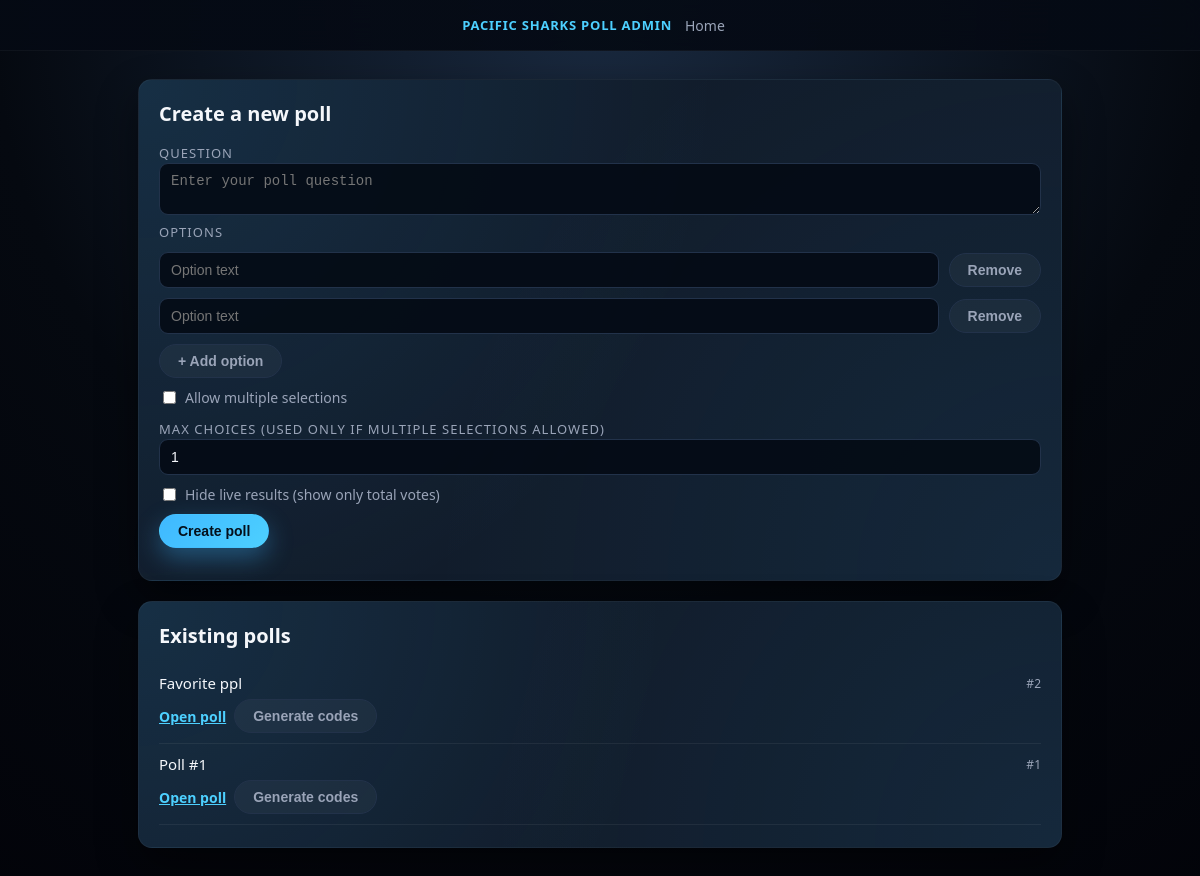
/admin, run on an earlier commit of the app's database.
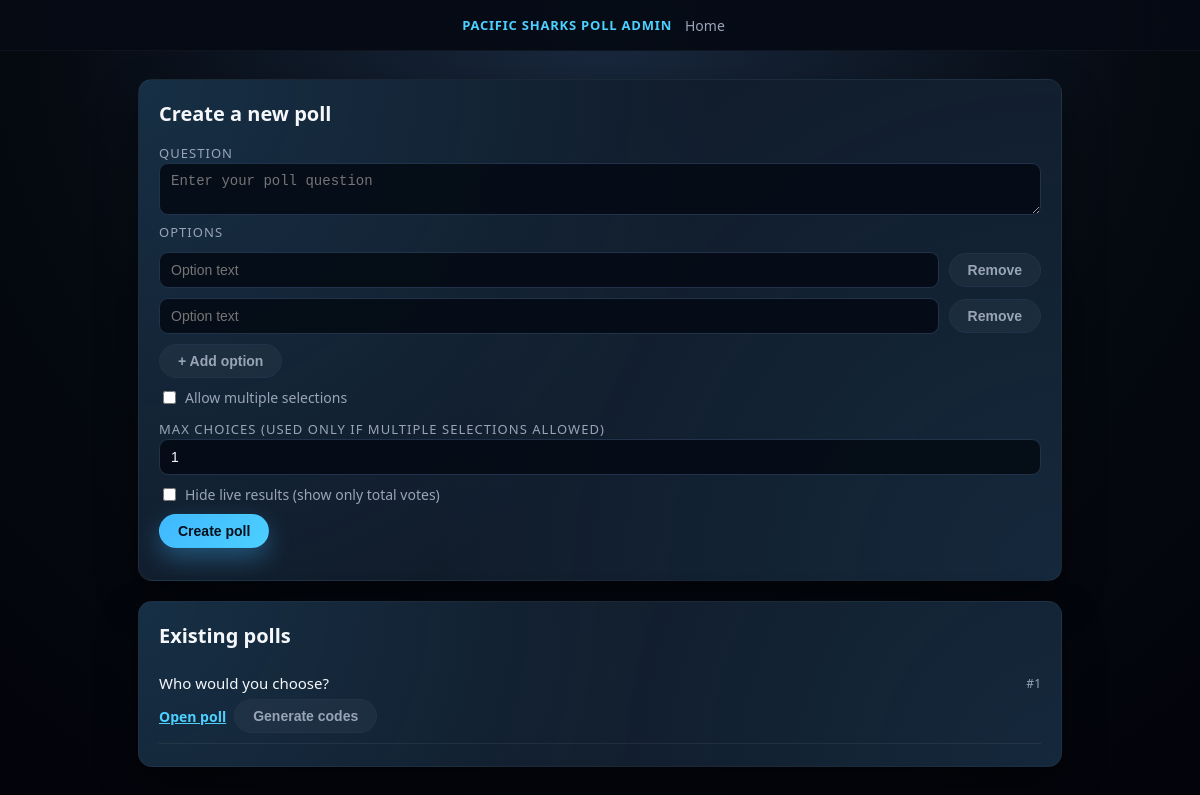
And on a later commit of the database.
### tables this page shows
CREATE TABLE polls (
    id INTEGER PRIMARY KEY AUTOINCREMENT,
    question TEXT NOT NULL,
    multiple_allowed INTEGER NOT NULL DEFAULT 0,
    max_choices INTEGER DEFAULT NULL,
    hide_results INTEGER NOT NULL DEFAULT 0
);

### backend/app.py (the view)
@app.route("/admin")
def admin():
    db = get_db()
    polls = db.execute("SELECT id, question FROM polls ORDER BY id DESC").fetchall()
    return render_template("admin.html", polls=polls)

### backend/app.py (called while the page is built)
def get_db():
    if "db" not in g:
        g.db = sqlite3.connect(DB_PATH)
        g.db.row_factory = sqlite3.Row
    return g.db

### frontend/templates/admin.html (shortened to what this page needs)
<!doctype html>
<html lang="en">
  <head>
    <link
      rel="stylesheet"
      href="{{ url_for('static', filename='style.css') }}"
    />
  </head>
  <body class="page">
    <header class="top-bar">
      <div class="top-bar-left">
        <div class="brand">Pacific Sharks Poll Admin</div>
      </div>
      <div class="top-bar-right">
        <a href="{{ url_for('home') }}" class="top-link">Home</a>
      </div>
    </header>
    <main class="content">
      <section class="card">
        <h1 class="card-title">Create a new poll</h1>
        <label class="field-label" for="question">Question</label>
        <textarea
          id="question"
          rows="2"
          class="field-input"
          placeholder="Enter your poll question"
        ></textarea>
        <label class="field-label">Options</label>
        <div id="options-container"></div>
        <button id="add-option" class="btn btn-secondary" type="button">
          + Add option
        </button>
        <div class="field-row">
          <label class="checkbox-label">
            <input type="checkbox" id="multiple_allowed" />
            Allow multiple selections
          </label>
        </div>
        <label class="field-label" for="max_choices">
          Max choices (used only if multiple selections allowed)
        </label>
        <input
          type="number"
          id="max_choices"
          min="1"
          value="1"
          class="field-input"
        />
        <div class="field-row">
          <label class="checkbox-label">
            <input type="checkbox" id="hide_results" />
            Hide live results (show only total votes)
          </label>
        </div>
        <button id="create-poll" class="btn btn-primary" type="button">
          Create poll
        </button>
      </section>
      <section class="card">
        <h2 class="card-title">Existing polls</h2>
        {% if polls %}
        <ul class="poll-list">
          {% for p in polls %}
          <li class="poll-list-item">
            <div class="poll-list-main">
              <span class="poll-question">{{ p.question }}</span>
              <span class="poll-id">#{{ p.id }}</span>
            </div>
            <div class="poll-list-actions">
              <a
                href="{{ url_for('poll_view', poll_id=p.id) }}"
                class="btn btn-link"
                target="_blank"
              >
                Open poll
              </a>
              <button
                class="btn btn-secondary btn-generate-codes"
                data-poll-id="{{ p.id }}"
                data-poll-question="{{ p.question }}"
              >
                Generate codes
              </button>
            </div>
          </li>
          {% endfor %}
        </ul>
        {% else %}
        <p class="muted">No polls yet. Create one above.</p>
        {% endif %}
      </section>
    </main>
  </body>
</html>

What changed in the data, as far as the page shows it:
removed polls: question "Favorite ppl", id "2"
changed polls id 1: question "Poll #1" → "Who would you choose?"
